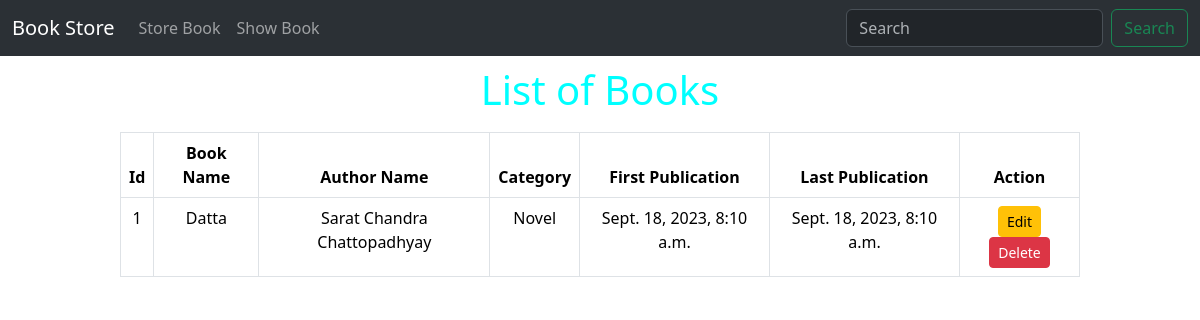
Before: /show_book/ with the older database file.
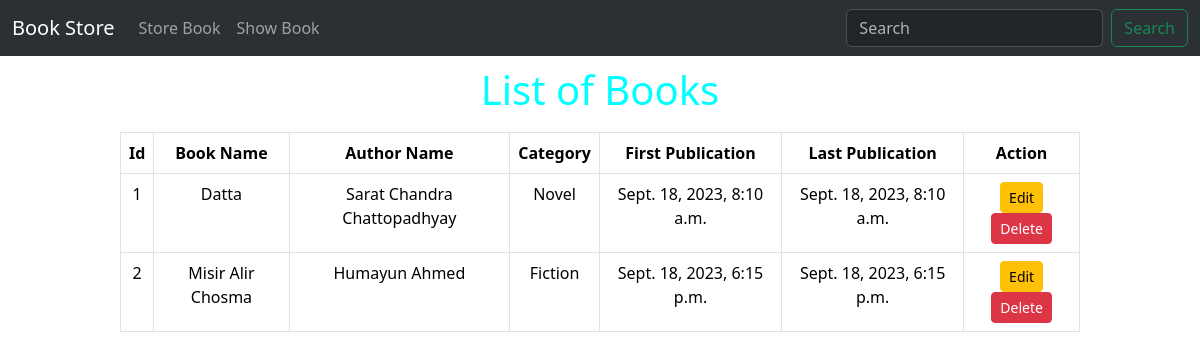
After: the same page with the newer database file.
### Store/models.py (models this page shows)
class BookStore(models.Model):
    CATEGORY =(
        ('Mystery', 'Mystery'),
        ('Fiction', 'Fiction'),
        ('Thriller', 'Thriller'),
        ('Sci-Fi', 'Sci-Fi'),
        ('Horror', 'Horror'),
        ('Novel', 'Novel'),
    )
    id = models.IntegerField(primary_key=True)
    name = models.CharField(max_length=30)
    author = models.CharField(max_length=30)
    category = models.CharField(max_length=30, choices=CATEGORY)
    first_pub = models.DateTimeField(auto_now_add=True)
    last_pub = models.DateTimeField(auto_now=True)

### Store/views.py (the view)
# urls.py: path('show_book/', views.show_book, name='show_book'),
def show_book(request):
    book = BookStore.objects.all()
    return render(request,'show_book.html', {'form':book})

### Store/templates/show_book.html (shortened to what this page needs)
{% extends "base.html" %}
{% load static %}
{% block link %}<link rel="stylesheet" href="{% static 'css/main.css' %}"> {% endblock %}
{% block header %} List of Books {% endblock %}
{% block content %}
{% if form %}
    <table class="table table-bordered" style="width: 80%;  margin:auto; text-align:center;">
        <thead>
        <tr>
            <th scope="col">Id</th>
            <th scope="col">Book Name</th>
            <th scope="col">Author  Name</th>
            <th scope="col">Category</th>
            <th scope="col">First Publication</th>
            <th scope="col">Last Publication</th>
            <th scope="col">Action</th>
        </tr>
        </thead>
        <tbody>
            {% for item in form%}
            <tr>
                <td>{{item.id}}</td>
                <td>{{item.name}}</td>
                <td>{{item.author}}</td>
                <td>{{item.category}}</td>
                <td>{{item.first_pub}}</td>
                <td>{{item.last_pub}}</td>
                <td><a class="btn btn-warning btn-sm" href="{% url 'edit_book' id=item.id %}">Edit</a> <a class="btn btn-danger btn-sm" href="{% url 'delete_book' id=item.id %}">Delete</a></td>
            </tr>
            {% endfor %}
        </tbody>
    </table>
{% else %}
<h1>No data is availabe to show</h1>
{% endif %}
{% endblock %}

### Store/templates/base.html (shortened to what this page needs)
<!doctype html>
<html lang="en">
  <head>
    <link href="https://cdn.jsdelivr.net/npm/bootstrap@5.3.1/dist/css/bootstrap.min.css" rel="stylesheet">
    {% block link %} {% endblock %}
  </head>
  <body>
    <nav class="navbar navbar-expand-lg bg-body-tertiary" data-bs-theme="dark">
        <div class="container-fluid">
          <a class="navbar-brand" href="{% url 'homepage' %}">Book Store</a>
          <div class="collapse navbar-collapse" id="navbarSupportedContent">
            <ul class="navbar-nav me-auto mb-2 mb-lg-0">
              <li class="nav-item">
                <a class="nav-link " aria-current="page" href="{% url 'store_book' %}">Store Book</a>
              </li>
              <li class="nav-item">
                <a class="nav-link" href="{% url 'show_book' %}">Show Book</a>
              </li>
            </ul>
            <form class="d-flex" role="search">
              <input class="form-control me-2" type="search" placeholder="Search" aria-label="Search">
              <button class="btn btn-outline-success" type="submit">Search</button>
            </form>
          </div>
        </div>
      </nav>
      <h1>{% block header %} {% endblock %}</h1>
      {% block content %} {% endblock %}
  </body>
</html>

### Store/static/css/main.css (style rules this page uses)
h1 { color:aqua; text-align: center; padding-top: 10px; padding-bottom: 10px; }

Changed rows visible on the page:
added BookStore: id "2", name "Misir Alir Chosma", author "Humayun Ahmed", category "Fiction", first_pub "Sept. 18, 2023, 6:15 p.m.", last_pub "Sept. 18, 2023, 6:15 p.m."
